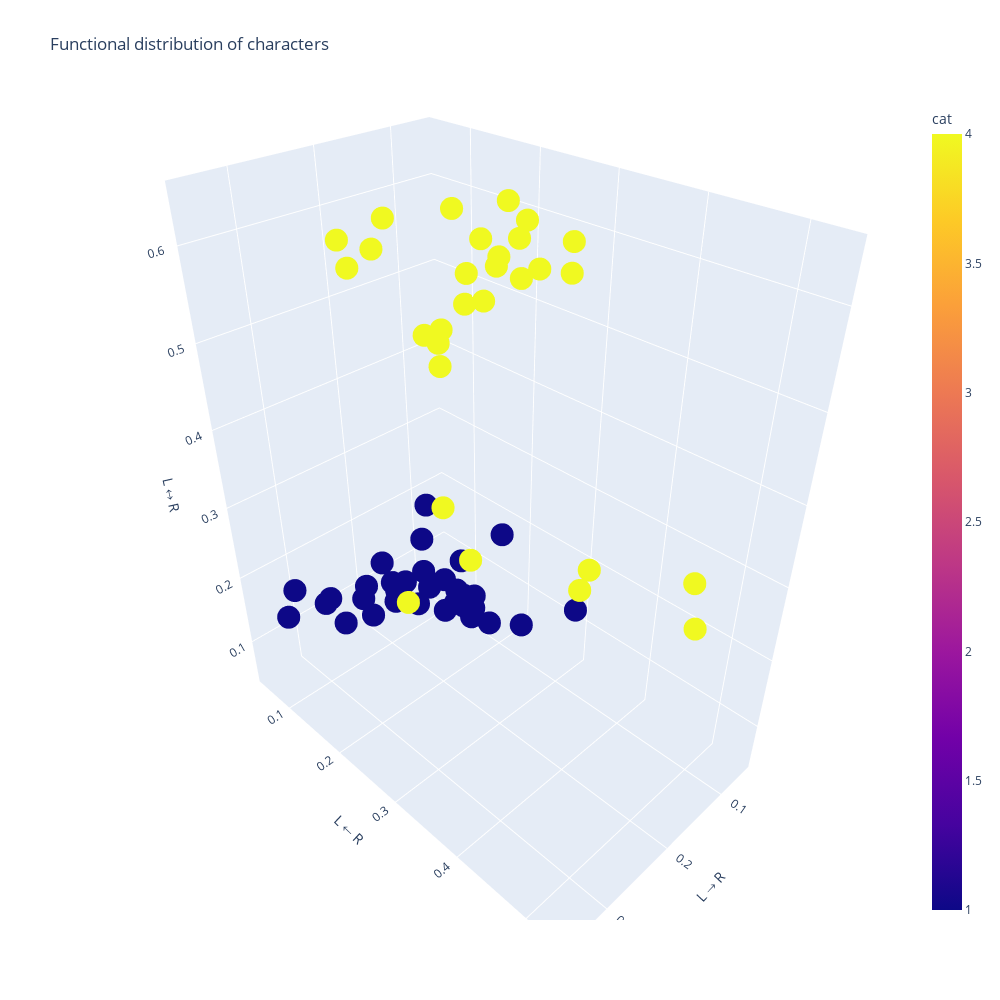

Notebook source saved alongside this figure:
### Code cell
df = pd.DataFrame({
'cat': terms_kmeans.labels_,"labels": labels, 'L → R':terms_matrix[:,0], 'L ← R':terms_matrix[:,1], 'L ↔ R':terms_matrix[:,2]
})

thres = 0.05
df = df[(df['L → R'] > thres) & (df['L ← R'] > thres) & (df['L ↔ R'] > thres)]


fig_terms_3D = px.scatter_3d(df, x='L → R', y='L ← R', z='L ↔ R',
                    color='cat',
                    hover_name= "labels",
                    title="Functional distribution of characters",
                    width=1000, height=1000,)
fig_terms_3D.show()

### Figure 1 — Plotly figure (JSON) as saved in the notebook; plotly's stock layout.template omitted (floating-point values rounded to 4 significant figures)
{"data": [{"hovertemplate": "<b>%{hovertext}</b><br><br>L → R=%{x}<br>L ← R=%{y}<br>L ↔ R=%{z}<br>cat=%{marker.color}<extra></extra>", "hovertext": ["al", "an", "ar", "as", "at", "be", "by", "ch", "co", "de", "di", "do", "ed", "er", "es", "ha", "he", "ic", "in", "is", "it", "le", "li", "ly", "ma", "me", "my", "no", "of", "on", "or", "ra", "re", "st", "th", "to", "um", "un", "up", "us", "10", "11", "12", "13", "14", "15", "16", "18", "20", "21", "22", "23", "24", "25", "30", "31", "32", "35", "40", "45", "50", "60"], "legendgroup": "", "marker": {"color": [4, 1, 1, 1, 1, 1, 1, 1, 1, 1, 1, 1, 4, 1, 1, 1, 1, 1, 4, 1, 1, 1, 1, 4, 1, 1, 1, 1, 4, 1, 1, 1, 1, 1, 4, 4, 1, 1, 1, 1, 4, 4, 4, 4, 4, 4, 4, 4, 4, 4, 4, 4, 4, 4, 4, 4, 4, 4, 4, 4, 4, 4], "coloraxis": "coloraxis", "symbol": "circle"}, "mode": "markers", "name": "", "scene": "scene", "showlegend": false, "type": "scatter3d", "x": [0.1225, 0.1349, 0.1042, 0.1126, 0.1236, 0.3178, 0.1371, 0.1683, 0.2054, 0.2383, 0.1295, 0.1588, 0.09644, 0.1252, 0.1208, 0.1677, 0.3553, 0.06104, 0.2605, 0.1451, 0.1393, 0.2055, 0.1232, 0.2118, 0.1706, 0.2552, 0.1049, 0.2126, 0.2002, 0.1272, 0.1432, 0.1472, 0.3278, 0.1503, 0.1799, 0.278, 0.08097, 0.1652, 0.0994, 0.1392, 0.1447, 0.07078, 0.1006, 0.05456, 0.06213, 0.08632, 0.06871, 0.05772, 0.1511, 0.07191, 0.05523, 0.05562, 0.07304, 0.102, 0.2058, 0.08525, 0.06035, 0.06528, 0.1782, 0.08778, 0.2316, 0.1972], "y": [0.347, 0.1697, 0.1516, 0.13, 0.1741, 0.07297, 0.1071, 0.2031, 0.06091, 0.05377, 0.0869, 0.06048, 0.4826, 0.262, 0.2021, 0.07509, 0.1147, 0.2935, 0.3169, 0.1686, 0.1929, 0.07057, 0.09017, 0.2234, 0.05215, 0.05074, 0.05719, 0.06221, 0.5346, 0.1624, 0.1981, 0.09382, 0.1525, 0.1512, 0.4031, 0.2363, 0.07312, 0.06387, 0.203, 0.05888, 0.2524, 0.1674, 0.2356, 0.1855, 0.2186, 0.2119, 0.269, 0.259, 0.1826, 0.1179, 0.09664, 0.1284, 0.166, 0.172, 0.1441, 0.08195, 0.0559, 0.06551, 0.08724, 0.06044, 0.1024, 0.06839], "z": [0.2228, 0.09937, 0.05053, 0.06783, 0.09155, 0.1761, 0.2274, 0.21, 0.1097, 0.06236, 0.106, 0.05562, 0.2351, 0.1193, 0.08199, 0.08917, 0.1835, 0.123, 0.3254, 0.1313, 0.1129, 0.06613, 0.07703, 0.3183, 0.1239, 0.1126, 0.1308, 0.09367, 0.3872, 0.1082, 0.1381, 0.06447, 0.2102, 0.0902, 0.316, 0.2323, 0.05579, 0.09431, 0.2121, 0.07756, 0.642, 0.5459, 0.6092, 0.5222, 0.5442, 0.5814, 0.5883, 0.5499, 0.6199, 0.5137, 0.4657, 0.4793, 0.5358, 0.5747, 0.6145, 0.4213, 0.3726, 0.4264, 0.5615, 0.4252, 0.5887, 0.541]}], "layout": {"coloraxis": {"colorbar": {"title": {"text": "cat"}}, "colorscale": [[0, "#0d0887"], [0.1111, "#46039f"], [0.2222, "#7201a8"], [0.3333, "#9c179e"], [0.4444, "#bd3786"], [0.5556, "#d8576b"], [0.6667, "#ed7953"], [0.7778, "#fb9f3a"], [0.8889, "#fdca26"], [1, "#f0f921"]]}, "height": 1000, "legend": {"tracegroupgap": 0}, "scene": {"domain": {"x": [0, 1], "y": [0, 1]}, "xaxis": {"title": {"text": "L → R"}}, "yaxis": {"title": {"text": "L ← R"}}, "zaxis": {"title": {"text": "L ↔ R"}}}, "title": {"text": "Functional distribution of characters"}, "width": 1000}}
